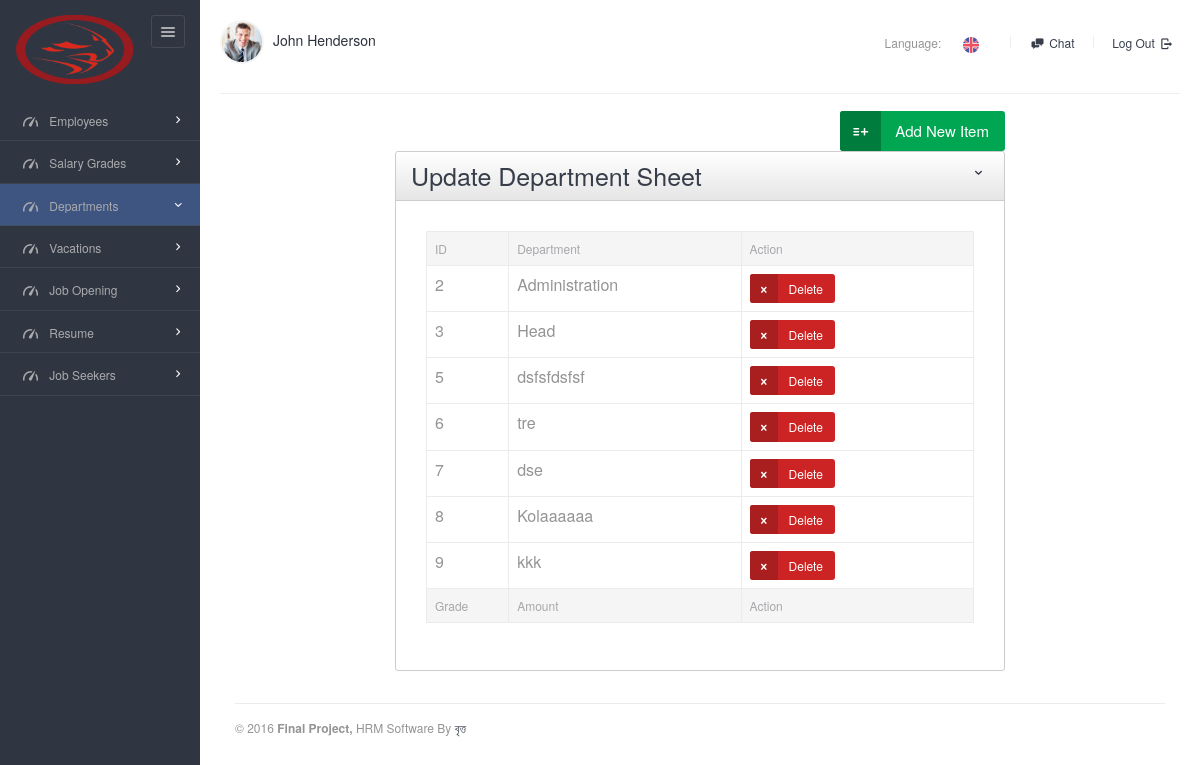
/views/department/index.php, run on the app's committed database.
### tables this page shows
CREATE TABLE `department` (
  `id` int(6) NOT NULL,
  `dept` varchar(100) DEFAULT NULL
);

### src/DB/Database.php (called while the page is built, shortened)
<?php
class Database{
    public function __construct(){
        try {
            $this->connection=new PDO('mysql:host=localhost;dbname=final_project', "root","");
        }
        catch (PDOException $e) {
            echo $e->getMessage();
        }
    }
}

### src/Employee/Employee.php (called while the page is built, shortened)
<?php
class Employee extends DB
{
    public function department($fetchMode="ASSOC"){
        $STH = $this->connection->query('SELECT * from department');
        $fetchMode = strtoupper($fetchMode);
        if(substr_count($fetchMode, "OBJ")>0)   $STH->setFetchMode(PDO::FETCH_OBJ);
        else               $STH->setFetchMode(PDO::FETCH_ASSOC);
        $arrAllData  = $STH->fetchAll();
        return $arrAllData;
    }
}

### views/department/index.php (the view, shortened to what this page needs)
<?php
$objEmployee = new Employee();
$recordSet1 = $objEmployee->department("OBJ");
?>
<!DOCTYPE html>
<html lang="en">
<head>
    <link rel="stylesheet" href="../../assets/js/jquery-ui/css/no-theme/jquery-ui-1.10.3.custom.min.css">
    <link rel="stylesheet" href="../../assets/css/font-icons/entypo/css/entypo.css">
    <link rel="stylesheet" href="../../assets/css/bootstrap.css">
    <link rel="stylesheet" href="../../assets/css/core.css">
    <link rel="stylesheet" href="../../assets/css/theme.css">
    <link rel="stylesheet" href="../../assets/css/forms.css">
    <link rel="stylesheet" href="../../assets/css/custom.css">
    <link rel="stylesheet" href="../../assets/css/sabuj.css">
</head>
<body class="page-body" data-url="http://neon.dev">
<div class="page-container">
    <div class="sidebar-menu">
        <div class="sidebar-menu-inner">
            <header class="logo-env">
                <div class="logo">
                    <a href="../../index.php">
                        <img src="../../assets/images/logo@2x.png" width="120" alt="" />
                    </a>
                </div>
                <div class="sidebar-collapse">
                    <a href="#" class="sidebar-collapse-icon">
                        <i class="entypo-menu"></i>
                    </a>
                </div>
            </header>
            <ul id="main-menu" class="main-menu">
                <li class="has-sub">
                    <a href="index.php">
                        <i class="entypo-gauge"></i>
                        <span class="title">Employees</span>
                    </a>
                </li>
                <li class="has-sub">
                    <a href="index.php">
                        <i class="entypo-gauge"></i>
                        <span class="title">Salary Grades</span>
                    </a>
                </li>
                <li class="opened has-sub">
                    <a href="index.php">
                        <i class="entypo-gauge"></i>
                        <span class="title">Departments</span>
                    </a>
                </li>
                <li class="has-sub">
                    <a href="index.php">
                        <i class="entypo-gauge"></i>
                        <span class="title">Vacations</span>
                    </a>
                </li>
                <li class="has-sub">
                    <a href="index.php">
                        <i class="entypo-gauge"></i>
                        <span class="title">Job Opening</span>
                    </a>
                </li>
                <li class="has-sub">
                    <a href="index.php">
                        <i class="entypo-gauge"></i>
                        <span class="title"> Resume </span>
                    </a>
                </li>
                <li class="has-sub">
                    <a href="index.php">
                        <i class="entypo-gauge"></i>
                        <span class="title"> Job Seekers </span>
                    </a>
                </li>
            </ul>
        </div>
    </div>
    <div class="main-content">
        <div class="row">
            <div class="col-md-6 col-sm-8 clearfix">
                <ul class="user-info pull-left pull-none-xsm">
                    <li class="profile-info dropdown">
                        <a href="#" class="dropdown-toggle" data-toggle="dropdown">
                            <img src="../../assets/images/thumb-1@2x.png" alt="" class="img-circle" width="44" />
                            John Henderson
                        </a>
                    </li>
                </ul>
            </div>
            <div class="col-md-6 col-sm-4 clearfix hidden-xs">
                <ul class="list-inline links-list pull-right">
                    <li class="dropdown language-selector">
                        Language: &nbsp;
                        <a href="#" class="dropdown-toggle" data-toggle="dropdown" data-close-others="true">
                            <img src="../../assets/images/flags/flag-uk.png" width="16" height="16" />
                        </a>
                    </li>
                    <li class="sep"></li>
                    <li>
                        <a href="#" data-toggle="chat" data-collapse-sidebar="1">
                            <i class="entypo-chat"></i>
                            Chat
                        </a>
                    </li>
                    <li class="sep"></li>
                    <li>
                        <a href="extra-login.html">
                            Log Out <i class="entypo-logout right"></i>
                        </a>
                    </li>
                </ul>
            </div>
        </div>
        <hr />
        <div class="col-sm-8 col-sm-offset-2" style="text-align: right">
            <a href="javascript:;" onclick="jQuery('#modal-1').modal('show');" class="btn btn-success btn-lg btn-icon icon-left">
                <i class="entypo-list-add"></i>
                Add New Item
            </a>
        </div>
        <form role="form" action="../employees/store.php" method="post" enctype="multipart/form-data" class="form-horizontal form-groups-bordered">
            <div class="col-md-8 col-sm-offset-2">
                <div class="panel panel-gradient" data-collapsed="0">
                    <div class="panel-heading">
                        <div class="panel-title"><h2> Update Department Sheet</h2></div>
                        <div class="panel-options">
                            <a href="#" data-rel="collapse"><i class="entypo-down-open"></i></a>
                        </div>
                    </div>
                    <div class="panel-body">
                        <div class="panel-body">
                            <table class="table table-bordered datatable" id="table-1">
                                <thead>
                                <tr>
                                    <th class="col-lg-1">ID</th>
                                    <th class="col-lg-3">Department</th>
                                    <th class="col-lg-3">Action</th>
                                </tr>
                                </thead>
                                <tbody>
                                <?php foreach($recordSet1 as $data){?>
                                <tr class="odd gradeX">
                                    <td><?php echo $data->id?></td>
                                    <td><?php echo $data->dept?></td>
                                    <td>
                                        <a href="delete.php?id=<?php echo $data->id?>" class="btn btn-danger btn-md btn-icon icon-left" role="button">
                                            <i class="entypo-cancel"></i>
                                            Delete
                                        </a>
                                    </td>
                                    <?php }?>
                                </tr>
                                </tbody>
                                <tfoot>
                                <tr>
                                    <th class="col-lg-1">Grade</th>
                                    <th class="col-lg-3">Amount</th>
                                    <th class="col-lg-3">Action</th>
                                </tfoot>
                            </table>
                        </div>
                    </div>
                </div>
            </div>
        </form>
        <div class="col-sm-12">
        <?php include '../../footer.php'; ?>
        </div>
    </div>
    <link rel="stylesheet" href="../../assets/js/selectboxit/jquery.selectBoxIt.css">
</body>
</html>

### assets/css/sabuj.css (style rules this page uses)
.opened { background-color: #3D5580; }
.table > tbody > tr > td { font-size: 16px !important; }

### data on the page
department: id "2", dept "Administration"
department: id "3", dept "Head"
department: id "5", dept "dsfsfdsfsf"
department: id "6", dept "tre"
department: id "7", dept "dse"
department: id "8", dept "Kolaaaaaa"
department: id "9", dept "kkk"
